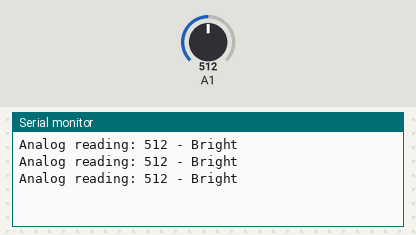
A sketch run on a simulated Arduino Uno, built with avr-gcc and run on an emulated ATmega328P. On the bench: the last lines printed to the serial monitor. Inputs (shaded band) come from the test bench; at power-on: A1 = 512.

Above: at 1.3 s.
1.4 s: A1 set to 490
At 1.9 s:
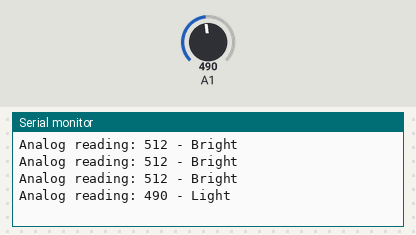
3.5 s: A1 set to 190
At 3.9 s:
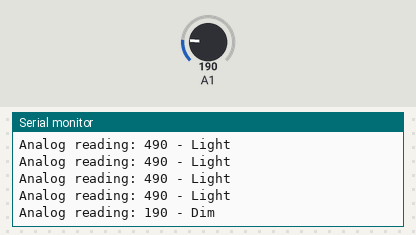
5.5 s: A1 set to 0
At 5.9 s:
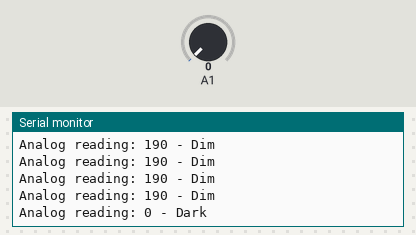
7.5 s: A1 set to 810
At 7.9 s:
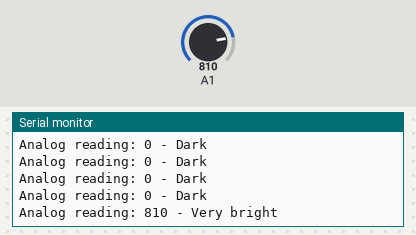

Measured:
- after the input at 1.4 s, the serial monitor: prints a new line after 0.10 s (image 1)
- after the input at 3.5 s, the serial monitor: prints a new line at once (image 2)
- after the input at 5.5 s, the serial monitor: prints a new line at once (image 3)
- after the input at 7.5 s, the serial monitor: prints a new line at once (image 4)

The sketch:

Fire__detection__using__LM35.ino
```cpp
void setup() {

  Serial.begin(9600);
}

void loop() {

  int analogValue = analogRead(A1);

  Serial.print("Analog reading: ");
  Serial.print(analogValue);


  if (analogValue < 10) {
    Serial.println(" - Dark");
  } else if (analogValue < 200) {
    Serial.println(" - Dim");
  } else if (analogValue < 500) {
    Serial.println(" - Light");
  } else if (analogValue < 800) {
    Serial.println(" - Bright");
  } else {
    Serial.println(" - Very bright");
  }

  delay(500);
}
```
